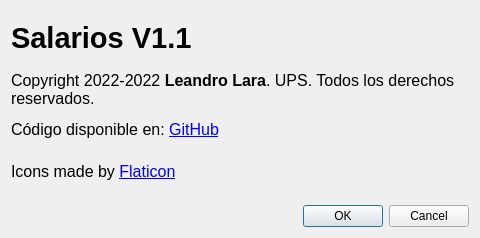
<?xml version="1.0" encoding="UTF-8"?>
<ui version="4.0">
 <class>Acerca</class>
 <widget class="QDialog" name="Acerca">
  <property name="geometry">
   <rect>
    <x>0</x>
    <y>0</y>
    <width>480</width>
    <height>238</height>
   </rect>
  </property>
  <property name="windowTitle">
   <string>Acerca de salarios</string>
  </property>
  <layout class="QVBoxLayout" name="verticalLayout">
   <item>
    <widget class="QLabel" name="lblNombre">
     <property name="font">
      <font>
       <pointsize>22</pointsize>
       <bold>true</bold>
      </font>
     </property>
     <property name="text">
      <string>Salarios V1.1</string>
     </property>
    </widget>
   </item>
   <item>
    <widget class="QLabel" name="lblDerechos">
     <property name="font">
      <font>
       <pointsize>12</pointsize>
      </font>
     </property>
     <property name="text">
      <string>&lt;html&gt;&lt;head/&gt;&lt;body&gt;&lt;p&gt;Copyright 2022-2022 &lt;span style=&quot; font-weight:700;&quot;&gt;Leandro Lara&lt;/span&gt;. UPS. Todos los derechos reservados.&lt;/p&gt;&lt;p&gt; Código disponible en: &lt;a href=&quot;https://github.com/Lion999CAP/Salarios&quot;&gt;&lt;span style=&quot; text-decoration: underline; color:#0000ff;&quot;&gt;GitHub&lt;/span&gt;&lt;/a&gt;&lt;/p&gt;&lt;/body&gt;&lt;/html&gt;</string>
     </property>
     <property name="wordWrap">
      <bool>true</bool>
     </property>
    </widget>
   </item>
   <item>
    <widget class="QLabel" name="lblIcono">
     <property name="font">
      <font>
       <pointsize>12</pointsize>
      </font>
     </property>
     <property name="text">
      <string>&lt;html&gt;&lt;head/&gt;&lt;body&gt;&lt;p&gt;Icons made by &lt;a href=&quot;https://www.flaticon.es/&quot;&gt;&lt;span style=&quot; text-decoration: underline; color:#0000ff;&quot;&gt;Flaticon&lt;/span&gt;&lt;/a&gt;&lt;/p&gt;&lt;/body&gt;&lt;/html&gt;</string>
     </property>
    </widget>
   </item>
   <item>
    <widget class="QDialogButtonBox" name="buttonBox">
     <property name="orientation">
      <enum>Qt::Horizontal</enum>
     </property>
     <property name="standardButtons">
      <set>QDialogButtonBox::Cancel|QDialogButtonBox::Ok</set>
     </property>
    </widget>
   </item>
  </layout>
 </widget>
 <resources/>
 <connections>
  <connection>
   <sender>buttonBox</sender>
   <signal>accepted()</signal>
   <receiver>Acerca</receiver>
   <slot>accept()</slot>
   <hints>
    <hint type="sourcelabel">
     <x>248</x>
     <y>254</y>
    </hint>
    <hint type="destinationlabel">
     <x>157</x>
     <y>274</y>
    </hint>
   </hints>
  </connection>
  <connection>
   <sender>buttonBox</sender>
   <signal>rejected()</signal>
   <receiver>Acerca</receiver>
   <slot>reject()</slot>
   <hints>
    <hint type="sourcelabel">
     <x>316</x>
     <y>260</y>
    </hint>
    <hint type="destinationlabel">
     <x>286</x>
     <y>274</y>
    </hint>
   </hints>
  </connection>
 </connections>
</ui>
